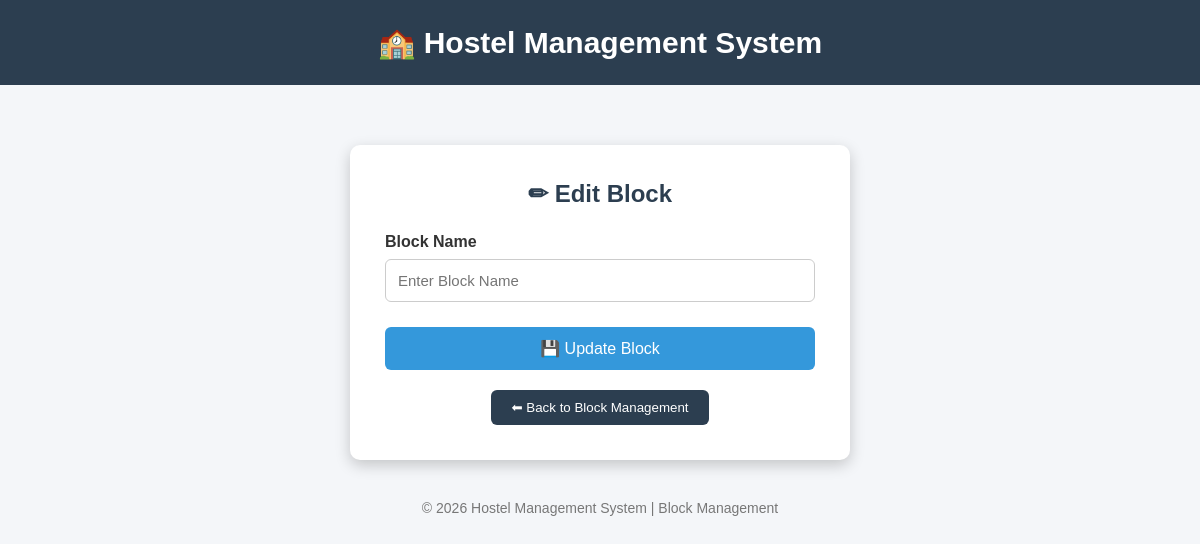
The app's page /admin/edit_block/1 (signed in), older data.
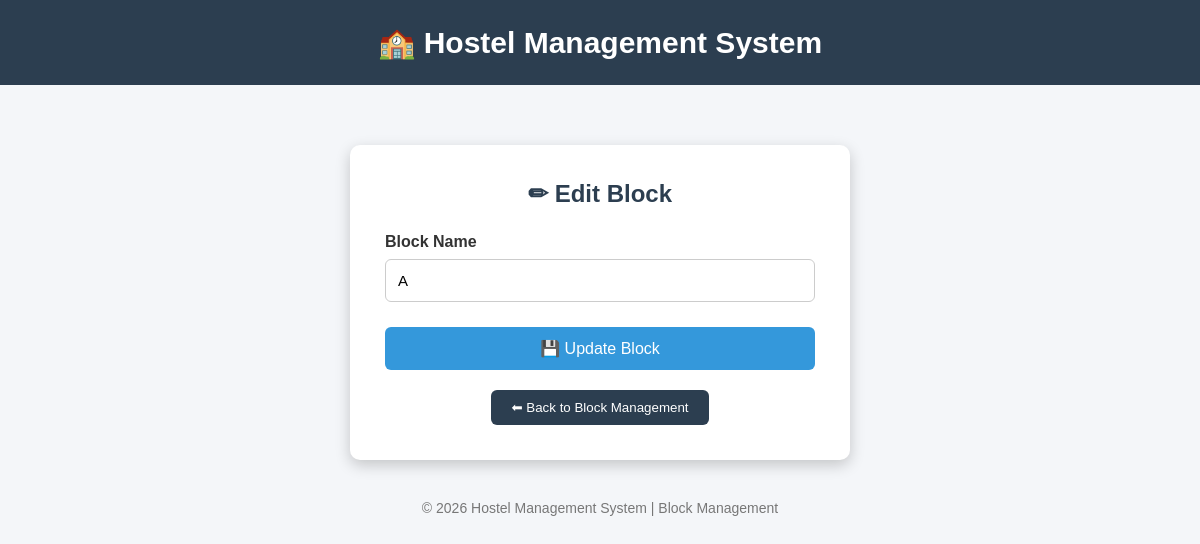
The same page, newer data.
### tables this page shows
CREATE TABLE blocks(
    id INTEGER PRIMARY KEY AUTOINCREMENT,
    college_code TEXT NOT NULL,
    block_name TEXT NOT NULL,

    FOREIGN KEY(college_code)
    REFERENCES colleges(college_code)
    ON DELETE CASCADE
);

### app.py (the view, shortened to what this page needs)
@app.route("/admin/edit_block/<int:block_id>", methods=["GET", "POST"])
def edit_block(block_id):
    if "college_id" not in session:
        return redirect(url_for("admin_login"))
    conn = sqlite3.connect("hostel.db")
    cursor = conn.cursor()
    cursor.execute("""
    SELECT
        id,
        block_name
    FROM blocks
    WHERE id=?
    """, (block_id,))
    block = cursor.fetchone()
    conn.close()
    return render_template(
        "edit_block.html",
        block=block
    )

### templates/edit_block.html (shortened to what this page needs)
<!DOCTYPE html>
<html>
<head>
</head>
<body>
<div class="header">
🏫 Hostel Management System
</div>
<div class="container">
<div class="card">
<h2>✏ Edit Block</h2>
<form method="POST">
<label>Block Name</label>
<input
type="text"
name="block_name"
value="{{ block[1] }}"
placeholder="Enter Block Name"
required>
<button
type="submit"
class="update-btn">
💾 Update Block
</button>
</form>
<div class="back">
<a href="/admin/blocks">
<button type="button">
⬅ Back to Block Management
</button>
</a>
</div>
</div>
</div>
<div class="footer">
© 2026 Hostel Management System | Block Management
</div>
</body>
</html>

Row changes from the older to the newer data that the page shows:
added blocks: block_name "A"
